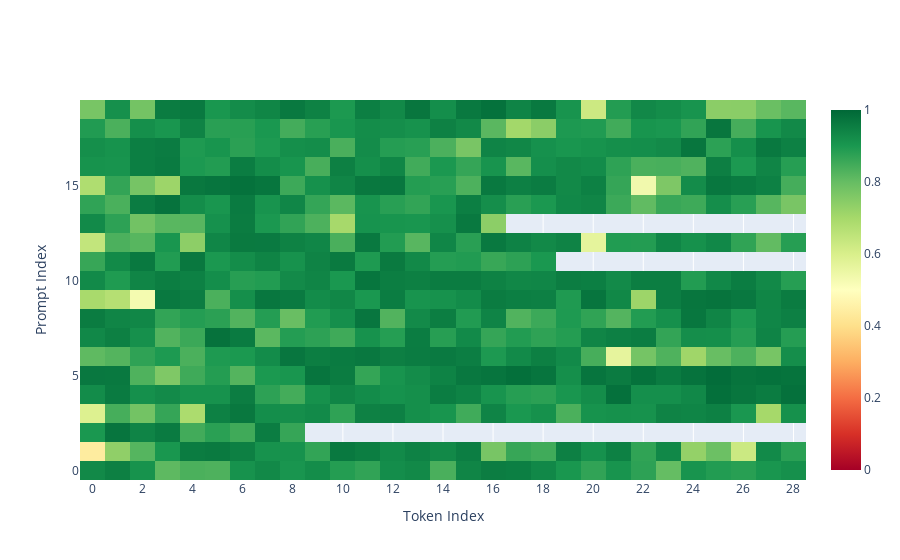

Notebook source saved alongside this figure:
### Code cell
plot_scores_by_prompt(lie_scores)

### Figure 1 — Plotly figure (JSON) as saved in the notebook; plotly's stock layout.template omitted (floating-point values rounded to 4 significant figures; data arrays with more than 128 entries replaced by an {"elided": "..."} marker saying what was removed)
{"data": [{"colorscale": [[0, "rgb(165,0,38)"], [0.1, "rgb(215,48,39)"], [0.2, "rgb(244,109,67)"], [0.3, "rgb(253,174,97)"], [0.4, "rgb(254,224,139)"], [0.5, "rgb(255,255,191)"], [0.6, "rgb(217,239,139)"], [0.7, "rgb(166,217,106)"], [0.8, "rgb(102,189,99)"], [0.9, "rgb(26,152,80)"], [1, "rgb(0,104,55)"]], "hoverongaps": false, "showscale": true, "type": "heatmap", "z": {"elided": "20x29 float values"}, "zmax": 1, "zmin": 0}], "layout": {"autosize": true, "xaxis": {"autorange": true, "nticks": 29, "range": [-0.5, 28.5], "title": {"text": "Token Index"}}, "yaxis": {"autorange": true, "range": [-0.5, 19.5], "title": {"text": "Prompt Index"}}}}
